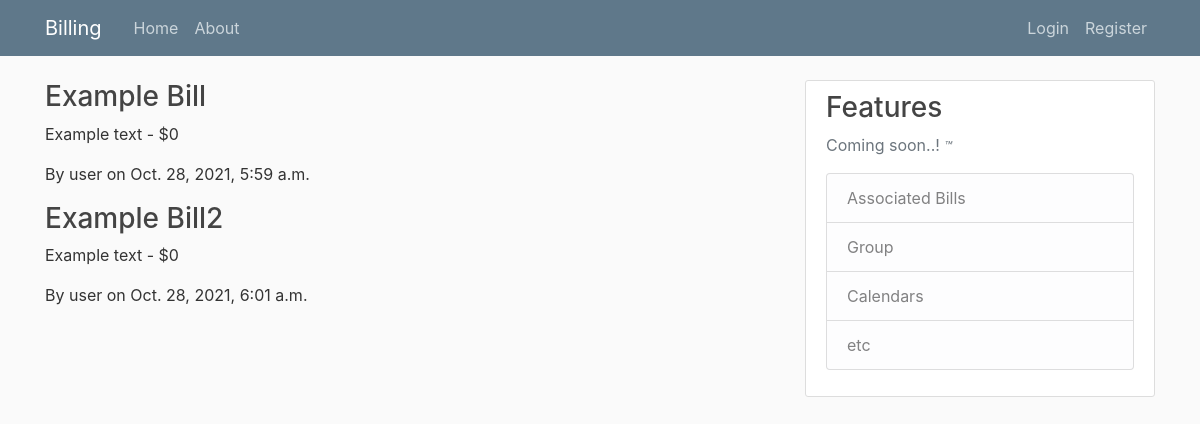
Before: /bill_share/ with the older database file.
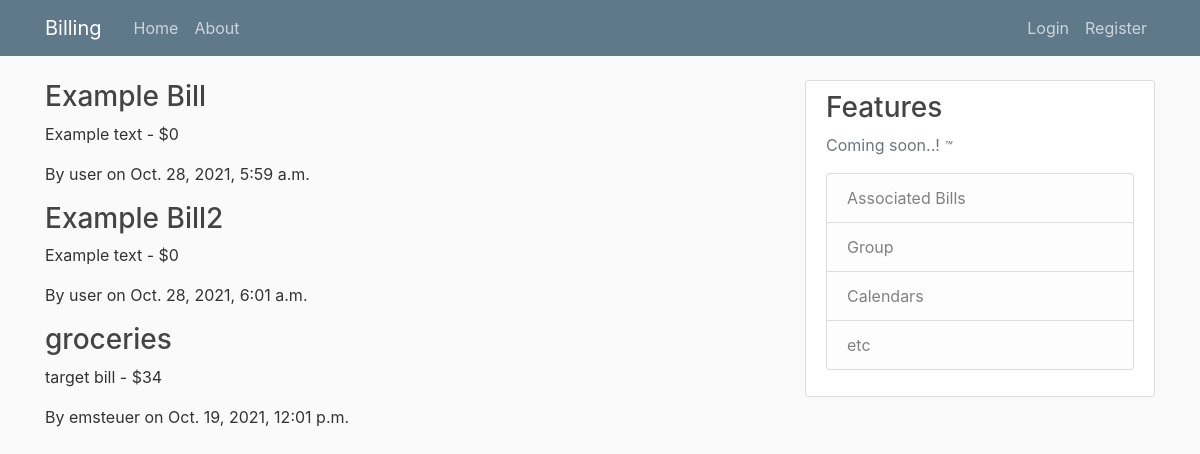
After: the same page with the newer database file.
### bill_share/models.py (models this page shows, shortened)
class Bill(models.Model):
    title = models.CharField(max_length=100)
    content = models.TextField()
    date_posted = models.DateTimeField(default=timezone.now)
    author = models.ForeignKey(User, on_delete=models.CASCADE)
    cost = models.PositiveIntegerField()

### bill_share/views.py (the view)
# urls.py: path('', views.home, name='billing-home'),
def home(request):
    context = {
        'bills': Bill.objects.all()
    }
    return render(request, 'bill_share/home.html', context)

### bill_share/templates/bill_share/home.html
{% extends "bill_share/base.html" %}
{% block content %}
    {% for bill in bills %}
        <h3>{{ bill.title }}</h3>
        <p>{{ bill.content }} - ${{ bill.cost }}</p>
        <p>By {{ bill.author }} on {{bill.date_posted }}</p>
    {% endfor %}
{% endblock content %}

Changed rows visible on the page:
added Bill: title "groceries", content "target bill", cost "34", author "emsteuer", date_posted "Oct. 19, 2021, 12:01 p.m."
